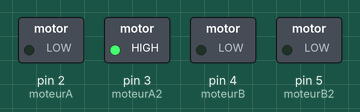
A sketch run on a simulated Arduino Uno, built with avr-gcc and run on an emulated ATmega328P. On the bench: switched loads named in the sketch (green lamp = pin HIGH).

Above: at 0.5 s.
At 1.5 s:
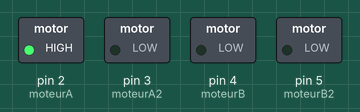
At 2.5 s:
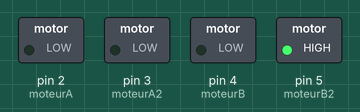
At 3.5 s:
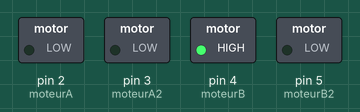
Timing chart, 0 to 5.2 s (numbered marks = the images above):
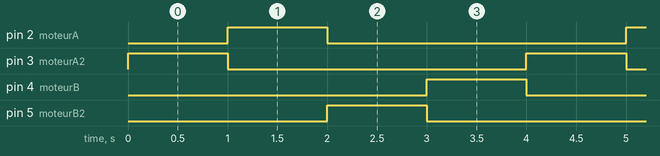

Measured:
- by itself, pin 2 (moteurA), pin 3 (moteurA2), pin 4 (moteurB), pin 5 (moteurB2): alternates HIGH for 1.0 s and LOW for 3.0 s
- by itself, everything shown: repeats every 4.0 s, in 4 steps

The sketch:

pololu.ino
```cpp
// Branchement et pilotage du driver polol, 2 moteurs A et B

// Référence : figure
// "Minimal wiring diagram for connecting a microcontroller to a DRV8833 dual motor driver carrier."
// du site https://www.pololu.com/product/2130

// aussi https://arduino103.blogspot.com/2014/09/drv8833-piloter-facilement-des-moteurs.html

// avec les indications complémentaires suivantes :

// - Attention à correctement brancher les bornes de la batterie sur le composant :
//     !! la sortie rouge de la batterie est le + et est branché sur la broche notée Vcc du composant (VMM sur la figure)
//     !! la sortie rouge de la batterie est le + et est branché aussi sur la broche notée VM du composant (BISEN sur la figure)
//     !! la sortie noire de la batterie est le - et est branché sur un GND du composant
//     !! la masse GND de la carte arduino est branchée sur l'autre GND du composant (besoin de masse commune)
//     Vin du composant non connecté, pas plus que MD du composant.
// Remarque : si vous n'avez pas besoin de puissance, le + rouge d'une batterie peut être remplacé par un 5V de l'arduino.

// - les moteurs sont connectés aux port O1 du composant (AOUT1 sur la figure)et O2 (AOUT2)pour le moteur A
//         et O1 (BOUT1) O2 (BOUT2) pour le moteur B

// PWM moteur A
// broches de pilotage du moteur A : sorties arduino 2 et 3 à brancher sur in2EN et IN1PH pour moteur A
int moteurA=2;
int moteurA2=3;

// broches de pilotage du moteur B : sorties arduino 4 et 5 à brancher sur in2EN et IN1PH pour moteur B
int moteurB=4;
int moteurB2=5;

// delai pour chaque action : moteur droite, moteur gauche, moteur éteint
int duree=1000;


void setup() {
  // déclarations des pins de sortie
  pinMode(moteurA,OUTPUT);
  pinMode(moteurB,OUTPUT);
  pinMode(moteurA2,OUTPUT);
  pinMode(moteurB2,OUTPUT);
  Serial.begin(9600);
}

void loop() {
  // La fonction suivante enchaine
  //   des rotations des moteurs (droite gauche pour l'un, puis droite gauche pour l'autre

  tourner();
}

void tourner(){
  // moteur B stop
  analogWrite(moteurB,0);
  analogWrite(moteurB2,0);

  // moteur A tourne à droite
  analogWrite(moteurA,0);
  analogWrite(moteurA2,255); // vitesse max = valeur 255 - vitesse 0 = valeur 0
  delay(duree);

  // moteur A tourne à gauche
  analogWrite(moteurA,255);
  analogWrite(moteurA2,0);
  delay(duree);

  // moteur A stop
  analogWrite(moteurA,0);
  analogWrite(moteurA2,0);


  // moteur B tourne à droite
  analogWrite(moteurB,0);
  analogWrite(moteurB2,255);
  delay(duree);

  // moteur B tourne à gauche
  analogWrite(moteurB,255);
  analogWrite(moteurB2,0);
  delay(duree);


}
```
